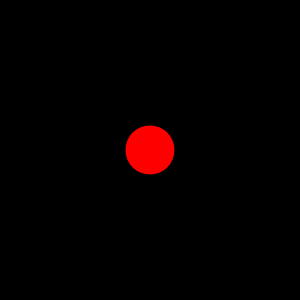
Frame 1 (no input)
Frame 60 (no input): identical to frame 1, image omitted
Frame 120 (the mouse pressed at the canvas centre since frame 60): identical to frame 1, image omitted

The p5.js sketch that drew this single still picture (run headless with seeded random() and noise() and a simulated clock; from frame 60 on, the mouse is pressed at the canvas centre):

// p5.js sketch
// ── sketch.js
function setup() {
  createCanvas(300, 300);
}

function draw() {
  background("black");
  fill("red");
  ellipse(150, 150, 50);
}
